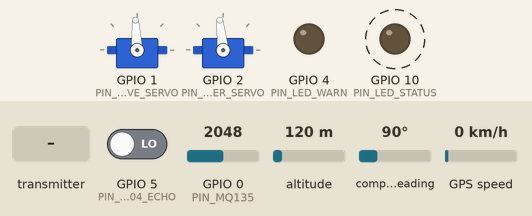
Simulated run of this sketch. Board: ESP32-C3. On the bench: 2 × servo, output pins drawn as LEDs (lit = HIGH). Dashed ring = blinking. The inputs (shaded band) are chosen by the test bench; at power-on: GPIO 0 (PIN_MQ135) = 2048, GPIO 5 (PIN_HCSR04_ECHO) LOW, altitude 120 m, compass heading 90°, GPS speed 0 km/h (analog values on the 0–4095 scale). The GPS gets a fix after 3 s at 37.7749, -122.4194 with 8 satellites; what the sketch prints to the serial monitor is not drawn.

Above: at 2.0 s.
2.1 s: the transmitter starts sending speed = -100
At 2.9 s:
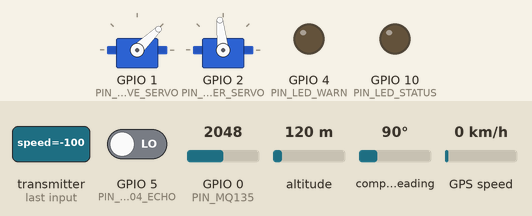
At 4.18 s:
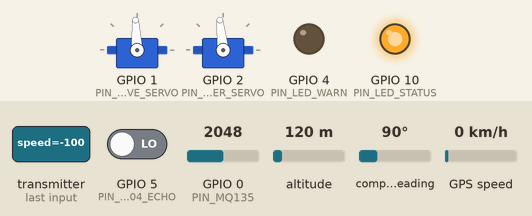
Timing chart, 0 to 11.6 s (numbered marks = the images above; inputs shaded):
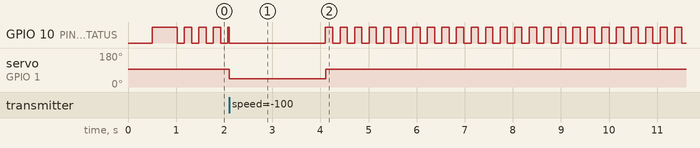

The sketch:

vehicle.ino
```cpp
/*
 * ============================================================
 * 智能小车端 (ESP32-C3) — 正式版 (优化版)
 * 通信: ESP-NOW 单播 (信道1)
 * 舵机: MG90S 360° x2 (驱动+转向), ESP32Servo 库
 * 传感器: MQ-135空气质量 / HC-SR04超声波测距 / VK2828U7G5LF GPS
 *
 * ★ 修复要点:
 *   1. FreeRTOS 独立任务以固定 50Hz 更新舵机，消除 loop 阻塞延迟
 *   2. HC-SR04 中断方式替代 pulseIn()，不再阻塞 30ms
 *   3. 距离读数最小值校验 (>=20mm)，防止噪声触发避障
 *   4. 收到 ESP-NOW 控制包时立即更新舵机（零延迟路径）
 *   5. DEBUG_TIMING=1 可开启各阶段耗时监控
 * ============================================================
 *
 * 接线方案 (4×AA 同源供电, 电解电容并电源入口):
 *   ESP32-C3 小车端
 *   ┌──────────────────────────────────────────────┐
 *   │                                              │
 *   │  ★ 4×AA 电池盒输出                            │
 *   │  ┌─────────────────────────────────────┐     │
 *   │  │ 电池(+) ──┬───┬───┬───┬─── VCC总线   │     │
 *   │  │           │   │   │   │              │     │
 *   │  │          ─┴─  │   │   │              │     │
 *   │  │       电解电容 │   │   │              │     │
 *   │  │     100~1000μF│   │   │              │     │
 *   │  │          ─┬─  │   │   │              │     │
 *   │  │           │   │   │   │              │     │
 *   │  │ 电池(-) ──┴───┴───┴───┴─── GND总线   │     │
 *   │  └─────────────────────────────────────┘     │
 *   │                                              │
 *   │  ESP32-C3 VIN  ──── VCC总线 (5~6V)           │
 *   │  ESP32-C3 GND  ──── GND总线                  │
 *   │                                              │
 *   │  驱动舵机 橙线 ──── GPIO1                     │
 *   │  驱动舵机 红线 ──── VCC总线                   │
 *   │  驱动舵机 棕线 ──── GND总线                   │
 *   │                                              │
 *   │  转向舵机 橙线 ──── GPIO2                     │
 *   │  转向舵机 红线 ──── VCC总线                   │
 *   │  转向舵机 棕线 ──── GND总线                   │
 *   │                                              │
 *   │  状态LED  ──── GPIO10 ──[220Ω]── GND总线     │
 *   │  警告LED  ──── GPIO4  ──[220Ω]── GND总线     │
 *   │                                              │
 *   │  MQ-135 AO ──── GPIO0  (ADC)                 │
 *   │  MQ-135 VCC ──── VCC总线                     │
 *   │  MQ-135 GND ──── GND总线                     │
 *   │                                              │
 *   │  HC-SR04 VCC ──── VCC总线                    │
 *   │  HC-SR04 GND ──── GND总线                    │
 *   │  HC-SR04 TRIG ─── GPIO6                      │
 *   │  HC-SR04 ECHO ───[1kΩ]──┬── GPIO5            │
 *   │                         │                    │
 *   │                        [2kΩ]                 │
 *   │                         │                    │
 *   │                       GND总线                │
 *   │               ★ 5V→3.3V分压!                 │
 *   │                                              │
 *   │  GPS VCC ─────── VCC总线                     │
 *   │  GPS GND ─────── GND总线                     │
 *   │  GPS TX  ─────── GPIO7 (ESP32 RX)            │
 *   │  GPS RX  ─────── GPIO8 (ESP32 TX)            │
 *   │                                              │
 *   │  ★ 4×AA 内阻自然降压，带载约 4.5~5.5V         │
 *   │  ★ 舵机不经过 ESP32 板载LDO，直接挂 VCC总线    │
 *   │  ★ 电解电容并在电池入口，缓冲舵机启动电流       │
 *   │  ★ 所有 GND 必须共地                          │
 *   │  ★ HC-SR04 ECHO 为 5V 电平，需电阻分压至 3.3V  │
 *   │  ★ 不要串二极管! 压降太大致 ESP32 欠压复位     │
 *   └──────────────────────────────────────────────┘
 */

// ==================== 传感器开关 ====================
#define ENABLE_GPS      1   // VK2828U7G5LF GPS
#define ENABLE_MQ135    1   // MQ-135 空气质量 (ADC)
#define ENABLE_HCSR04   1   // HC-SR04 超声波测距

// ==================== 调试开关 ====================
#define DEBUG_TIMING    1   // 设为 0 关闭各阶段耗时输出

// ==================== 引脚定义 ====================
#define PIN_DRIVE_SERVO     1
#define PIN_STEER_SERVO     2
#define PIN_MQ135           0
#define PIN_LED_WARN        4
#define PIN_LED_STATUS      10
#define PIN_HCSR04_TRIG    6
#define PIN_HCSR04_ECHO    5
#define PIN_GPS_TX          7
#define PIN_GPS_RX          8

// ==================== 舵机参数 ====================
#define DRIVE_STOP_US       1500
#define DRIVE_FWD_MAX_US    2000
#define DRIVE_BWD_MAX_US    1000
#define STEER_CENTER_US     1530
#define STEER_LEFT_MAX_US   1000
#define STEER_RIGHT_MAX_US  2000

// ==================== 避障阈值 ====================
#define DISTANCE_ALERT_MM    500
#define DISTANCE_STOP_MM     300
#define DISTANCE_MIN_VALID   20    // HC-SR04 最小有效距离 (防噪声)

// ==================== 超时保护 ====================
#define CTRL_TIMEOUT_MS      2000

// ==================== 舵机更新频率 ====================
#define SERVO_HZ             50
#define SERVO_INTERVAL_MS    (1000 / SERVO_HZ)

// ==================== 库引用 ====================
#include <esp_now.h>
#include <WiFi.h>
#include <esp_wifi.h>
#include <ESP32Servo.h>
#include <freertos/FreeRTOS.h>
#include <freertos/task.h>

#if ENABLE_GPS
#include <TinyGPS++.h>
#endif

// ==================== 数据包结构 ====================
typedef struct {
  int8_t  speed;
  int8_t  steering;
  uint8_t seq;
} ctrl_packet_t;

typedef struct {
  uint16_t air_quality;
  float    latitude;
  float    longitude;
  float    speed_kmh;
  uint16_t distance_mm;
  uint8_t  satellites;
  uint8_t  alert;
  uint8_t  seq;
} sensor_packet_t;

// ==================== 全局对象 ====================
#if ENABLE_GPS
TinyGPSPlus gps;
HardwareSerial gpsSerial(1);
#endif

Servo driveServo;
Servo steerServo;

ctrl_packet_t   incoming_ctrl   = {0, 0, 0};
sensor_packet_t outgoing_sensor = {0};

uint8_t       ctrl_seq_last    = 255;
unsigned long last_ctrl_recv   = 0;
bool          connection_alive = false;

unsigned long last_sensor_send = 0;
unsigned long last_buzzer_beep = 0;
bool          buzzer_state     = false;
uint8_t       sensor_seq       = 0;

// 硬件运行时检测状态
bool hw_check_done = false;
bool gps_hw_ok     = false;
bool hcsr04_hw_ok  = false;

// ★ 替换为你的遥控器 MAC 地址
uint8_t remote_mac[] = {0x9C, 0xCC, 0x01, 0x61, 0x1F, 0x6C};

// ==================== HC-SR04 中断状态 ====================
#if ENABLE_HCSR04
volatile enum {
  HCSR04_IDLE,       // 空闲，可以触发下一次测量
  HCSR04_TRIGGERED,  // 已发送触发脉冲，等待回声
} hcsr04_state = HCSR04_IDLE;

volatile unsigned long hcsr04_echo_start = 0;
volatile unsigned long hcsr04_echo_dur   = 0;
volatile bool          hcsr04_echo_ready = false;
uint32_t               hcsr04_trigger_time = 0;
bool                   hcsr04_ok = false;
#endif

// ==================== FreeRTOS 舵机任务 ====================
TaskHandle_t servoTaskHandle = NULL;

// 避障限速: 根据超声波距离对前进速度施加限制
// 返回有效速度值 (不修改原始 incoming_ctrl.speed)
int8_t applyObstacleLimit(int8_t raw_speed) {
#if ENABLE_HCSR04
  uint16_t d = outgoing_sensor.distance_mm;
  if (d == 65535) return raw_speed;
  if (d < DISTANCE_STOP_MM)  return (raw_speed > 0) ? 0 : raw_speed;
  if (d < DISTANCE_ALERT_MM) return (raw_speed > 20) ? 20 : raw_speed;
#endif
  return raw_speed;
}

// 舵机任务: 以固定 50Hz 更新舵机，与主 loop 解耦
// ★ 在此处统一施加避障限速，确保单一写入源，消除竞态
void servoTask(void *pvParameters) {
  TickType_t lastWakeTime = xTaskGetTickCount();
  while (1) {
    int8_t raw_spd = incoming_ctrl.speed;
    int8_t raw_str = incoming_ctrl.steering;

    int8_t eff_spd = applyObstacleLimit(raw_spd);

    setDriveSpeed(eff_spd);
    setSteering(raw_str);

    vTaskDelayUntil(&lastWakeTime, pdMS_TO_TICKS(SERVO_INTERVAL_MS));
  }
}

// ==================== 舵机控制 ====================
void setDriveSpeed(int8_t pct) {
  pct = constrain(pct, -100, 100);
  uint16_t us;
  if (pct == 0) us = DRIVE_STOP_US;
  else if (pct > 0) us = map(pct, 1, 100, DRIVE_STOP_US + 10, DRIVE_FWD_MAX_US);
  else us = map(pct, -100, -1, DRIVE_BWD_MAX_US, DRIVE_STOP_US - 10);
  driveServo.writeMicroseconds(us);
}

void setSteering(int8_t pct) {
  pct = constrain(pct, -100, 100);
  uint16_t us;
  if (pct == 0) us = STEER_CENTER_US;
  else if (pct < 0) us = map(pct, -100, -1, STEER_LEFT_MAX_US, STEER_CENTER_US - 10);
  else us = map(pct, 1, 100, STEER_CENTER_US + 10, STEER_RIGHT_MAX_US);
  steerServo.writeMicroseconds(us);
}

// ==================== HC-SR04 中断服务 ====================
#if ENABLE_HCSR04
void IRAM_ATTR hcsr04EchoISR() {
  uint8_t level = digitalRead(PIN_HCSR04_ECHO);
  if (level == HIGH) {
    // 上升沿：仅在 TRIGGERED 状态记录，防止噪声误触发
    if (hcsr04_state == HCSR04_TRIGGERED) {
      hcsr04_echo_start = micros();
    }
  } else {
    // 下降沿：计算脉宽
    if (hcsr04_state == HCSR04_TRIGGERED && hcsr04_echo_start > 0) {
      unsigned long now = micros();
      if (now > hcsr04_echo_start) {
        unsigned long dur = now - hcsr04_echo_start;
        // 脉宽校验: HC-SR04 有效范围 ~120us(2cm) ~ 25000us(4.3m)
        // 超出范围的视为噪声，直接丢弃
        if (dur >= 120 && dur <= 25000) {
          hcsr04_echo_dur = dur;
          hcsr04_echo_ready = true;
        }
      }
    }
    hcsr04_state = HCSR04_IDLE;
  }
}
#endif

// ==================== ESP-NOW 回调 ====================
void onDataRecv(const esp_now_recv_info_t *info, const uint8_t *data, int len) {
  if (len != sizeof(ctrl_packet_t)) return;

  ctrl_packet_t pkt;
  memcpy(&pkt, data, len);

  uint8_t diff = pkt.seq - ctrl_seq_last;
  if (diff == 0 || diff > 127) return;  // 重复包或旧包

  incoming_ctrl  = pkt;
  ctrl_seq_last  = pkt.seq;
  last_ctrl_recv = millis();

  // ★ 立即更新舵机 (零延迟)，同时施加避障限速防止与 servoTask 冲突
  setDriveSpeed(applyObstacleLimit(pkt.speed));
  setSteering(pkt.steering);

  if (!connection_alive) {
    connection_alive = true;
    Serial.println("[通信] 连接恢复");
  }
}

void onDataSent(const wifi_tx_info_t *tx_info, esp_now_send_status_t status) {
  if (status != ESP_NOW_SEND_SUCCESS) {
    Serial.println("[警告] 传感器数据发送失败");
  }
}

// ==================== HC-SR04 非阻塞触发 ====================
#if ENABLE_HCSR04
void hcsr04Trigger() {
  // ★ 先检查超时：若卡在 TRIGGERED 超过 35ms 仍无回声，强制回收
  if (hcsr04_state != HCSR04_IDLE) {
    if (hcsr04_trigger_time > 0 && millis() - hcsr04_trigger_time > 35) {
      hcsr04_state = HCSR04_IDLE;
      hcsr04_echo_ready = false;
    } else {
      return;  // 正常等待回声，不触发新测量
    }
  }

  // 状态为空闲 (或刚被超时回收)，启动新测量
  hcsr04_echo_ready = false;
  hcsr04_echo_start = 0;
  hcsr04_echo_dur   = 0;
  hcsr04_state      = HCSR04_TRIGGERED;
  hcsr04_trigger_time = millis();

  // 发送 10us 触发脉冲
  digitalWrite(PIN_HCSR04_TRIG, HIGH);
  delayMicroseconds(10);
  digitalWrite(PIN_HCSR04_TRIG, LOW);
}
#endif

// ==================== 传感器读取 ====================
void readSensors() {
#if ENABLE_MQ135
  static uint16_t buf[8] = {0};
  static uint8_t  idx    = 0;
  uint16_t raw = analogRead(PIN_MQ135);
  buf[idx] = raw;
  idx = (idx + 1) % 8;
  uint32_t sum = 0;
  for (int i = 0; i < 8; i++) sum += buf[i];
  outgoing_sensor.air_quality = sum / 8;
#else
  outgoing_sensor.air_quality = 0;
#endif

#if ENABLE_HCSR04
  // ★ 非阻塞方式读取 HC-SR04 + 滑动窗口中值滤波 (5样本)
  if (hcsr04_hw_ok) {
    if (hcsr04_echo_ready) {
      hcsr04_echo_ready = false;
      uint16_t raw_dist = (uint16_t)(hcsr04_echo_dur * 10 / 58);
      // 距离校验: 有效范围 20mm ~ 4000mm
      if (raw_dist >= DISTANCE_MIN_VALID && raw_dist <= 4000) {
        // 滑动窗口滤波 (5个历史值取中位数, 抗脉冲噪声)
        static uint16_t win[5] = {0};
        static uint8_t  wi     = 0;
        static bool     win_full = false;
        win[wi] = raw_dist;
        wi = (wi + 1) % 5;
        if (wi == 0) win_full = true;
        if (win_full) {
          // 排序取中位数
          uint16_t s[5];
          memcpy(s, win, sizeof(s));
          for (int a = 0; a < 4; a++)
            for (int b = a + 1; b < 5; b++)
              if (s[a] > s[b]) { uint16_t t = s[a]; s[a] = s[b]; s[b] = t; }
          outgoing_sensor.distance_mm = s[2];  // 中位数
        } else {
          outgoing_sensor.distance_mm = raw_dist;
        }
      }
    }
    // 触发下一次测量 (非阻塞，仅空闲时触发)
    hcsr04Trigger();
  } else {
    outgoing_sensor.distance_mm = 65535;
  }
#else
  outgoing_sensor.distance_mm = 65535;
#endif

#if ENABLE_GPS
  outgoing_sensor.latitude   = gps.location.lat();
  outgoing_sensor.longitude  = gps.location.lng();
  outgoing_sensor.speed_kmh  = gps.speed.kmph();
  outgoing_sensor.satellites = gps.satellites.value();
#else
  outgoing_sensor.latitude   = 0.0f;
  outgoing_sensor.longitude  = 0.0f;
  outgoing_sensor.speed_kmh  = 0.0f;
  outgoing_sensor.satellites = 0;
#endif

  // 警告标志
  outgoing_sensor.alert = 0;
#if ENABLE_HCSR04
  if (outgoing_sensor.distance_mm < DISTANCE_ALERT_MM && outgoing_sensor.distance_mm != 65535)
    outgoing_sensor.alert |= 0x01;
#endif

  outgoing_sensor.seq = sensor_seq++;
}

// ==================== 避障 (LED警告，限速由 servoTask 统一处理) ====================
void handleObstacleAvoidance() {
#if ENABLE_HCSR04
  uint16_t d = outgoing_sensor.distance_mm;

  if (d == 65535) {
    digitalWrite(PIN_LED_WARN, LOW);
    buzzer_state = false;
    return;
  }

  if (d < DISTANCE_STOP_MM) {
    digitalWrite(PIN_LED_WARN, HIGH);
    return;
  }

  if (d < DISTANCE_ALERT_MM) {
    if (millis() - last_buzzer_beep > 150) {
      last_buzzer_beep = millis();
      buzzer_state = !buzzer_state;
      digitalWrite(PIN_LED_WARN, buzzer_state);
    }
    return;
  }
#endif

  digitalWrite(PIN_LED_WARN, LOW);
  buzzer_state = false;
}

// ==================== 发送传感器数据 ====================
void sendSensorData() {
  esp_err_t err = esp_now_send(remote_mac, (uint8_t*)&outgoing_sensor, sizeof(sensor_packet_t));
  if (err != ESP_OK) {
    Serial.print("[错误] 发送失败, 错误码: ");
    Serial.println(err);
  }
}

// ==================== 硬件真实检测 ====================
// 启动后延迟执行一次，通过实际通信判断传感器是否在线
void checkHardware() {
  if (hw_check_done) return;

  // GPS 冷启动需 1-3 分钟，这里用 30s 窗口判断 UART 是否有数据流入
  if (millis() < 30000) return;
  hw_check_done = true;

  // --- HC-SR04 (数字触发/回波) ---
#if ENABLE_HCSR04
  hcsr04_hw_ok = hcsr04_ok;
#endif

  // --- GPS (UART) ---
#if ENABLE_GPS
  gps_hw_ok = (gps.charsProcessed() > 0);  // 30s 内收到任何 NMEA 字符即判在线
#endif

  Serial.println("\n=== 硬件自检 (上电30s) ===");

  Serial.print("  HC-SR04:  ");
#if ENABLE_HCSR04
  Serial.println(hcsr04_hw_ok ? "在线" : "未连接");
#else
  Serial.println("未安装");
#endif

  Serial.print("  GPS:      ");
#if ENABLE_GPS
  if (gps_hw_ok) {
    Serial.print("在线 (收到"); Serial.print((int)gps.charsProcessed()); Serial.print("字符");
    if (gps.satellites.value() > 0) {
      Serial.print(", 卫星"); Serial.print((int)gps.satellites.value());
    }
    Serial.println(")");
  } else {
    Serial.println("未连接 (30s内无NMEA数据)");
  }
#else
  Serial.println("未安装");
#endif

  Serial.print("  MQ-135:   ");
#if ENABLE_MQ135
  {
    uint16_t aq = outgoing_sensor.air_quality;
    Serial.print("ADC="); Serial.print(aq);
    if (aq <= 5 || aq >= 4090)
      Serial.println(" [异常: 读数接近轨电压, 疑似未连接]");
    else
      Serial.println(" [正常]");
  }
#else
  Serial.println("未安装");
#endif

  Serial.println("============================\n");
}

// ==================== 初始化 ====================
void setup() {
  Serial.begin(115200);
  delay(500);
  Serial.println();
  Serial.println("============================");
  Serial.println("  智能小车端 — 正式版 (优化)");
  Serial.println("============================");

  pinMode(PIN_LED_WARN, OUTPUT);
  pinMode(PIN_LED_STATUS, OUTPUT);
  digitalWrite(PIN_LED_WARN, LOW);
  digitalWrite(PIN_LED_STATUS, HIGH);

  // 舵机初始化 (ESP32Servo 库)
  driveServo.attach(PIN_DRIVE_SERVO);
  steerServo.attach(PIN_STEER_SERVO);
  setDriveSpeed(0);
  setSteering(0);
  Serial.println("[OK] 舵机就绪");

  // ★ 创建独立舵机更新任务 (优先级 2，高于默认 loop_task 优先级 1)
  xTaskCreate(
    servoTask,           // 任务函数
    "servo",             // 名称
    2048,                // 栈大小 (字)
    NULL,                // 参数
    2,                   // 优先级 (高于 loop_task)
    &servoTaskHandle     // 句柄
  );
  Serial.println("[OK] 舵机任务 50Hz");

  analogReadResolution(12);

  // HC-SR04 超声波测距 (中断方式)
#if ENABLE_HCSR04
  pinMode(PIN_HCSR04_TRIG, OUTPUT);
  pinMode(PIN_HCSR04_ECHO, INPUT);
  digitalWrite(PIN_HCSR04_TRIG, LOW);
  hcsr04_ok = true;
  // ★ 挂载 CHANGE 中断替代 pulseIn
  attachInterrupt(digitalPinToInterrupt(PIN_HCSR04_ECHO), hcsr04EchoISR, CHANGE);
  Serial.println("[OK] HC-SR04 就绪 (中断模式)");
#endif

  // GPS
#if ENABLE_GPS
  gpsSerial.begin(9600, SERIAL_8N1, PIN_GPS_TX, PIN_GPS_RX);
  Serial.println("[OK] GPS 串口就绪 (9600bps)");
#endif

  // MQ-135 预热
#if ENABLE_MQ135
  for (int i = 0; i < 8; i++) {
    analogRead(PIN_MQ135);
    delay(5);
  }
  Serial.println("[OK] MQ-135 ADC 就绪 (需预热10分钟)");
#endif

  // 硬件自检将在 30 秒后执行 (需要给传感器预热和收数据的时间)

  // ESP-NOW 初始化
  WiFi.mode(WIFI_STA);
  WiFi.disconnect();
  esp_wifi_set_channel(1, WIFI_SECOND_CHAN_NONE);

  if (esp_now_init() != ESP_OK) {
    Serial.println("[错误] ESP-NOW 初始化失败, 系统停止!");
    while (1) {
      digitalWrite(PIN_LED_STATUS, !digitalRead(PIN_LED_STATUS));
      delay(200);
    }
  }
  esp_now_register_recv_cb(onDataRecv);
  esp_now_register_send_cb(onDataSent);

  esp_now_peer_info_t peer = {};
  memcpy(peer.peer_addr, remote_mac, 6);
  peer.channel = 1;
  peer.encrypt = false;
  if (esp_now_add_peer(&peer) != ESP_OK) {
    Serial.println("[错误] 添加 Peer 失败!");
  } else {
    Serial.println("[OK] Peer 添加成功");
  }

  Serial.print("本机 MAC: ");
  Serial.println(WiFi.macAddress());
  Serial.print("目标 MAC: ");
  for (int i = 0; i < 6; i++) {
    if (remote_mac[i] < 0x10) Serial.print("0");
    Serial.print(remote_mac[i], HEX);
    if (i < 5) Serial.print(":");
  }
  Serial.println();
  Serial.println("等待遥控指令...");
  Serial.println("============================\n");

  delay(300);
  digitalWrite(PIN_LED_STATUS, LOW);
}

// ==================== 主循环 ====================
void loop() {
#if DEBUG_TIMING
  unsigned long t0 = micros();
#endif

  // ---- 1. GPS NMEA 数据喂入 (限制每次最多处理 16 字节，防止饥饿) ----
#if ENABLE_GPS
  {
    int gps_count = 0;
    while (gpsSerial.available() && gps_count < 16) {
      gps.encode(gpsSerial.read());
      gps_count++;
    }
  }
#endif

#if DEBUG_TIMING
  unsigned long t1 = micros();
#endif

  // ---- 2. 启动后 30 秒执行一次硬件自检 ----
  checkHardware();

  // ---- 3. 传感器读取 (每200ms) ----
  static unsigned long last_read = 0;
  if (millis() - last_read >= 200) {
    last_read = millis();
    readSensors();
  }

#if DEBUG_TIMING
  unsigned long t2 = micros();
#endif

  // ---- 4. 控制信号超时检测 (超时只停车, 不影响数据采集) ----
  if (millis() - last_ctrl_recv > CTRL_TIMEOUT_MS) {
    if (connection_alive) {
      connection_alive = false;
      incoming_ctrl.speed    = 0;
      incoming_ctrl.steering = 0;
      Serial.println("[警告] 遥控信号超时! 舵机已停止");
    }
  }

  // ---- 5. 避障声光警告 (限速由 servoTask/onDataRecv 中的 applyObstacleLimit 统一处理) ----
  handleObstacleAvoidance();

  // ---- 6. 传感器数据发送 (每500ms, 独立于连接状态) ----
  if (millis() - last_sensor_send >= 500) {
    last_sensor_send = millis();
    sendSensorData();
  }

#if DEBUG_TIMING
  unsigned long t3 = micros();
#endif

  // ---- 7. 状态指示灯 (断连时闪烁) ----
  if (!connection_alive) {
    if (millis() - last_buzzer_beep > 150) {
      last_buzzer_beep = millis();
      digitalWrite(PIN_LED_STATUS, !digitalRead(PIN_LED_STATUS));
    }
  } else {
    digitalWrite(PIN_LED_STATUS, LOW);
  }

#if DEBUG_TIMING
  unsigned long t4 = micros();

  // 每秒输出一次各阶段耗时
  static unsigned long last_dbg = 0;
  static uint16_t dbg_count = 0;
  dbg_count++;
  if (millis() - last_dbg >= 1000) {
    last_dbg = millis();
    int8_t eff = applyObstacleLimit(incoming_ctrl.speed);
    Serial.print("[时序] GPS=");
    Serial.print(t1 - t0);
    Serial.print("us  Sensor=");
    Serial.print(t2 - t1);
    Serial.print("us  Tx+Avoid=");
    Serial.print(t3 - t2);
    Serial.print("us  LED=");
    Serial.print(t4 - t3);
    Serial.print("us  Total=");
    Serial.print(t4 - t0);
    Serial.print("us  Loops=");
    Serial.print(dbg_count);
    Serial.print("/s  Dist=");
    Serial.print(outgoing_sensor.distance_mm);
    Serial.print("mm  RawSpd=");
    Serial.print(incoming_ctrl.speed);
    Serial.print("  EffSpd=");
    Serial.print(eff);
    if (eff != incoming_ctrl.speed) Serial.print(" [避障]");
    Serial.println();
    dbg_count = 0;
  }
#endif

  delay(1);
}
```

Measured:
- after the input at 2.1 s, servo on GPIO 1 (PIN_DRIVE_SERVO): 93° → 44° at once, → 93° 2.0 s later
- by itself, GPIO 10 (PIN_LED_STATUS): repeats every 0.30 s: HIGH 0.15 s, LOW 0.15 s
